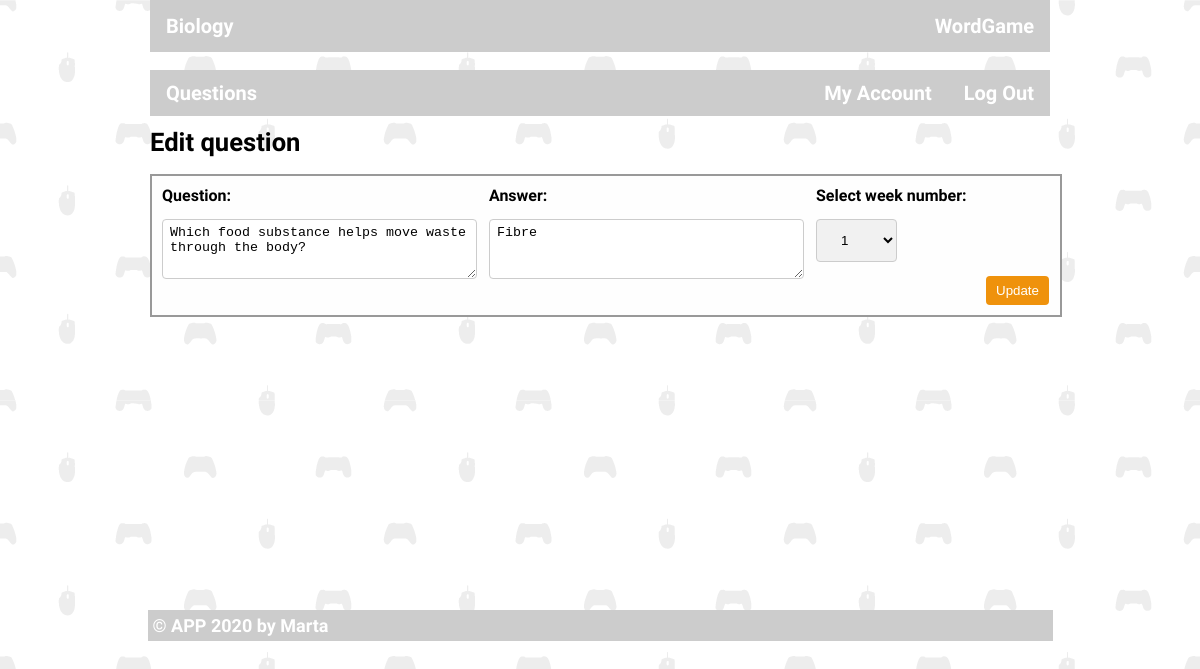
Page /admin/edit/3 (signed in) on the committed database.
### game.py (models this page shows, shortened)
class Todo(db.Model):
    id = db.Column(db.Integer, primary_key=True)
    question = db.Column(db.String(200), nullable=False)
    answer = db.Column(db.String(200), nullable=False)
    week = db.Column(db.String(5), nullable=False)

### game.py (the view)
@app.route('/admin/edit/<int:id>', methods=['POST', 'GET'])
def admin_edit(id):
    if not g.user:
        return redirect(url_for('admin'))
    question = Todo.query.get_or_404(id)
    if request.method == 'POST':
        question.question = request.form['question']
        question.answer = request.form['answer']
        question.week = request.form['weeks']
        try:
            db.session.commit()
            return redirect('/admin/add/')
        except:
            return 'There was an issue with updating the task'
    else:
        return render_template('edit.questions.html', question=question)

### game.py (called while the page is built)
@app.before_request
def before_request():
    g.user = None
    if 'user_id' in session:
        user = [x for x in users if x.id == session['user_id']][0]
        g.user = user

### templates/edit.questions.html (shortened to what this page needs)
{% extends "game-admin.html" %}
{% block content %}
<div class="row">
	<h1>Edit question</h1>
	<form class="questionform2" action="/admin/edit/{{question.id}}" method="POST">
		<div class="row">
			<div class="col-35"><label for="question">Question:</label></div>
			<div class="col-35"><label for="answer">Answer:</label></div>
			<div class="col-20"><label for="weeks">Select week number:</label></div>
		</div>
		<div class="row">
			<div class="col-35"> <textarea id="question1" name="question" placeholder="{{question.question}}"
					required>{{question.question}}</textarea>
			</div>
			<div class="col-35"> <textarea id="answer" name="answer" placeholder="{{question.answer}}"
					required>{{question.answer}}</textarea>
			</div>
			<div class="col-15">
				<select id="weeks" name="weeks">
					<option value="{{question.week}}">{{question.week}}</option>
				</select>
			</div>
			<div class="col-10" style="float:right; padding-bottom: 6px; padding-left: 26px;"><input type="submit"
					value="Update"></div>
		</div>
	</form>
</div>
{% endblock %}

### static/style.css (style rules this page uses)
body { background-image: url(img/gaming-pattern.png) !important; font-size: 20px; font-weight: 700; font-family: 'Inconsolata'; margin:0; padding:0; }
h1 { font-size: 1.6rem; }
.questionform input[type=text], select , input[type=email], input[type=password] { width: 100%; padding: 12px 20px; margin: 8px 0; display: inline-block; border: 1px solid #ccc; border-radius: 4px; box-sizing: border-box; }
.questionform2 { font-size: 1rem; width: 100%; border: solid 2px #999; margin: 10px 0; background-color: #fefefe; padding: 4px; }
.questionform2 select { width: 10%; padding: 16px 20px; border: none; border-radius: 4px; background-color: #f1f1f1; }
.questionform2 textarea { width: 100%; height:60px; padding: 5px 7px; margin: 8px 0; display: inline-block; border: 1px solid #ccc; border-radius: 4px; box-sizing: border-box; }
.questionform2 select { width: 60%; padding: 12px 20px; margin: 8px 0; display: inline-block; border: 1px solid #ccc; border-radius: 4px; box-sizing: border-box; }
.questionform2 input[type=submit] { background-color: #ef920c; color: white; padding: 7px 10px; margin: 0; border: none; border-radius: 4px; cursor: pointer; }
.col-10 { float: left; width: 10%; margin: 6px 6px 0 6px; box-sizing: border-box; }
.col-15 { float: left; width: 15%; margin: 6px 6px 0 6px; box-sizing: border-box; }
.col-20 { float: left; width: 20%; margin: 6px 6px 0 6px; box-sizing: border-box; }
.col-35 { float: left; width: 35%; margin: 6px 6px 0 6px; box-sizing: border-box; }
.row:after { content: ""; display: table; clear: both; box-sizing: border-box; margin:0; }

### rows in the picture
Todo: question "Which food substance helps move waste through the body?", answer "Fibre", weeks "1"
